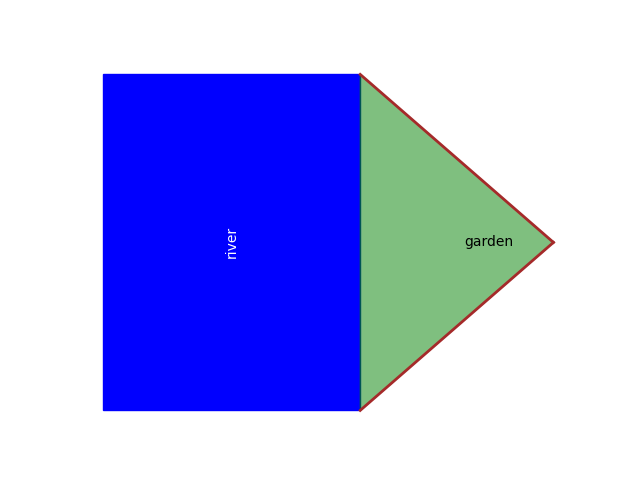

This chart was generated by the following Python code:
import matplotlib.pyplot as plt
import matplotlib.patches as patches

#initial
fig, ax = plt.subplots()

#make river
rect = patches.Rectangle((-1, -5), 2, 10, linewidth=1, edgecolor='blue', facecolor='blue')
ax.add_patch(rect)
ax.text(0, 0, 'river', color='white', ha='center', va='center', rotation=90)


#make garden with line
plt.plot([1,2.5], [5, 0], color='brown', linewidth=2)
plt.plot([2.5, 1], [0, -5], color='brown', linewidth=2)


# Fill the garden area
garden_x = [1, 2.5, 1]
garden_y = [5, 0, -5]
plt.fill(garden_x, garden_y, color='green', alpha=0.5)  # green fill with some transparency
ax.text(2, 0, 'garden', color='black', ha='center', va='center')



plt.axis('off')  # Turn off axes
plt.savefig("n2one_side.png")